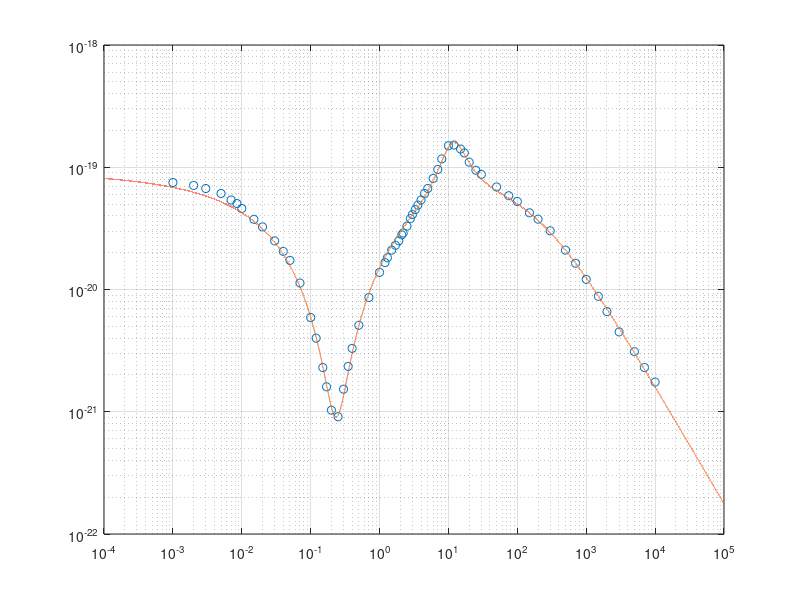

Write the MATLAB code that produced this figure.
clear;

data = importdata('e_Ar_elastic.dat');
% model = fit(data(:,1), data(:,2)*1e19, ...
%     fittype('(g+h*(log((x+1.e-7)/11)).^2)./(1+h*(log((x+1.e-7)/11)).^2).*(a+b*(log((x+1.e-7)/0.225)).^2)./(1+b*(log((x+1.e-7)/0.225)).^2)./(1+c*x.^d)'),...
%     'StartPoint', [0.01, 0.08, 0.01, 0.95, 3, 2])

% model = fit(log(data(:,1)+1.e-10), log(data(:,2)*1e19), ...
%     fittype('log((g+h*(x-log(x1)).^2)./(1+h*(x-log(x1)).^2).*(a+b*(x-log(x0)).^2)./(1+b*(x-log(x0)).^2)./(1+c*exp(d*x)))'),...
%     'StartPoint', [0.01, 0.08, 0.01, 0.95, 3, 2, 0.225, 11])
% 
% plot(model, log(data(:,1)), log(data(:,2)*1e19))

% set(gca, 'XScale', 'log')
% set(gca, 'YScale', 'log')

a0 = 0.1;
b0 = 0.1;
c = 0.009;
d = 0.95;
x0 = 0.225;
a1 = 2;
b1 = 2.5;
x1 = 11;

a0 =    0.008787;
b0 =     0.07243;
c  =    0.007048;
d  =      0.9737;
a1 =        3.27;
b1 =       3.679;
x0 =      0.2347;
x1 =       11.71;
f = @(ev) 9.900000e-20*(a1+b1*(log(ev/x1)).^2)./(1+b1*(log(ev/x1)).^2).*(a0+b0*(log(ev/x0)).^2)./(1+b0*(log(ev/x0)).^2)./(1+c*ev.^d);

% f = @(x) 1e-19*(a1+b1*(log(x/x1)).^2)./(1+b1*(log(x/x1)).^2).*(a0+b0*(log(x/x0)).^2)./(1+b0*(log(x/x0)).^2)./(1+c*x.^d);
x = logspace(-4, 5, 100000);
plot(data(:,1), data(:,2), 'o', x, f(x+1.e-8),'-')

% plot(model,data(:,1), data(:,2)*1e19)
% hold on
% plot(data(:,1), data(:,2)*1e19,'.')
% hold off
set(gca, 'XScale', 'log')
set(gca, 'YScale', 'log')

grid on